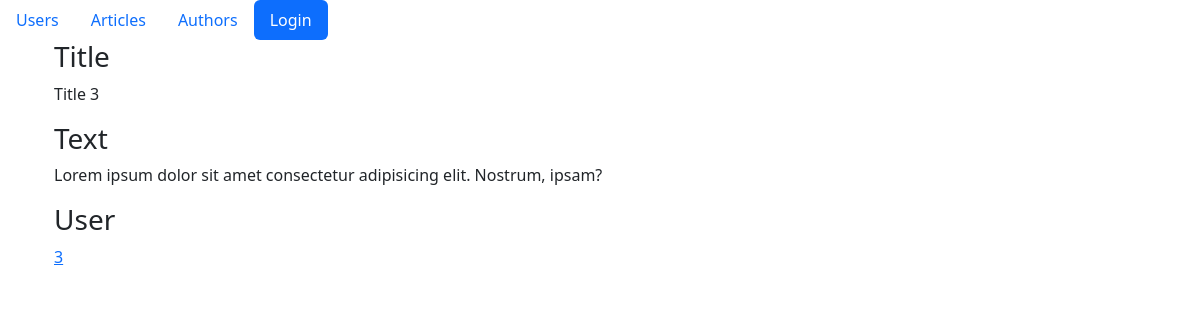
/articles/2, run on an earlier commit of the app's database.
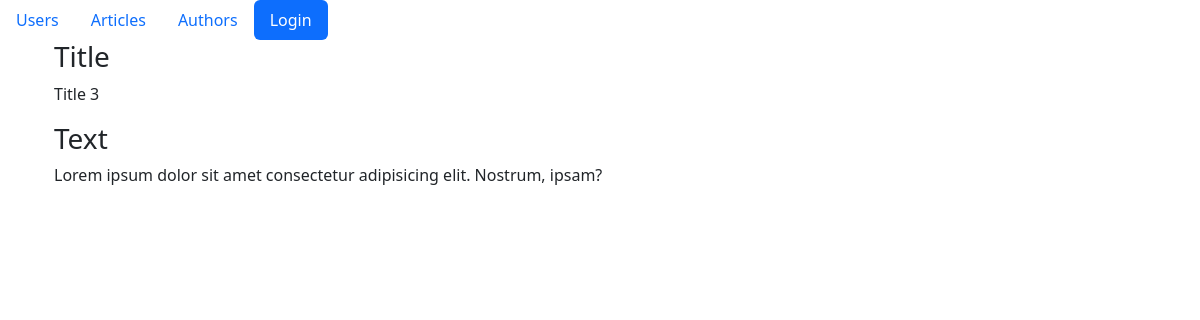
And on a later commit of the database.
### blog/models.py (models this page shows, shortened)
class User(db.Model, UserMixin):
    __tablename__ = "users"
    id = db.Column(db.Integer, primary_key=True)
    username = db.Column(db.String(255))
    name = db.Column(db.String(255))
    email = db.Column(db.String(255))
    password = db.Column(db.String(255))
    is_staff = db.Column(db.Boolean, default=False)
    author = relationship("Author", uselist=False, back_populates="user")

### blog/articles/views.py (the view)
@articles.route("/<int:pk>")
def get_article(pk: int):
    try:
        article_dict = ARTICLE[pk]
        users = User.query.all()
    except IndexError:
        raise NotFound(f"User ID {pk} is not found")
    return render_template(
        "./articles/details.html", article_dict=article_dict, users=users
    )

### blog/templates/articles/details.html (shortened to what this page needs)
{% extends 'base.html' %}
{% block body %}
<div class="container">
    {% for article_key in article_dict %}
    {% if article_dict[article_key] == article_dict["User"] %}
    {% for user in users %}
    {% if article_dict[article_key] == user.id %}
    <h3>{{ article_key }}</h3>
    <a href="{{ url_for('user.get_user', pk=user.id) }}">{{ article_dict[article_key] }}</a>
    {% endif %}
    {% endfor %}
    {% elif article_dict[article_key] != article_dict["User"] %}
    <h3>{{ article_key }}</h3>
    <p>{{ article_dict[article_key] }}</p>
    {% endif %}
    {% endfor %}
</div>
{% endblock %}

### blog/templates/base.html (shortened to what this page needs)
<!DOCTYPE html>
<html lang="en">
<head>
    {% block css %}
    <link href="{{ url_for('static', filename='css/bootstrap.min.css') }}" rel="stylesheet">
    {% endblock %}
</head>
<body>
    {% include "navbar.html" %}
    <div class="container">
        {% block body %}{% endblock %}
    </div>
</body>
</html>

### blog/templates/navbar.html
<ul class="nav nav-pills">
    <li class="nav-item">
        <a class="nav-link" href="{{ url_for('user.user_list') }}">Users</a>
    </li>
    <li class="nav-item">
        <a class="nav-link" href="{{ url_for('articles.article_list') }}">Articles</a>
    </li>
    <li class="nav-item">
        <a class="nav-link" href="{{ url_for('author.author_list') }}">Authors</a>
    </li>
    {% if current_user.is_authenticated %}
    <li class="nav-item">
        <a class="nav-link active" href="{{ url_for('auth.logout') }}">Logout</a>
    </li>
    {% else %}
    <li class="nav-item">
        <a class="nav-link active" href="{{ url_for('auth.login') }}">Login</a>
    </li>
    {% endif %}
</ul>

What changed in the data, as far as the page shows it:
removed User: article_key "User", id "3"
